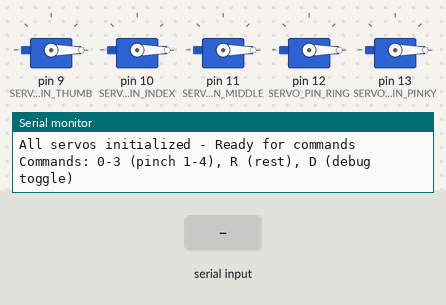
The sketch below on a simulated Arduino Uno, built with avr-gcc and run on an emulated ATmega328P. Parts: 5 × servo, the last lines printed to the serial monitor. The inputs (shaded band) are chosen by the test bench.

Above: at 1.4 s.
1.5 s: "0\n" received over Serial
At 2.5 s:
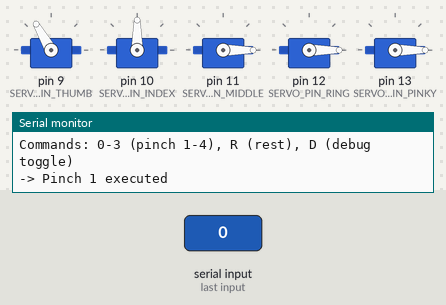
4.3 s: "30,150\n" received over Serial
At 4.93 s:
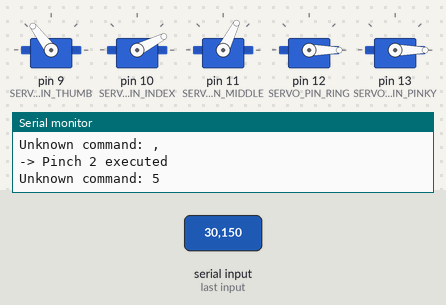
7.3 s: "2\n" received over Serial
At 8.3 s:
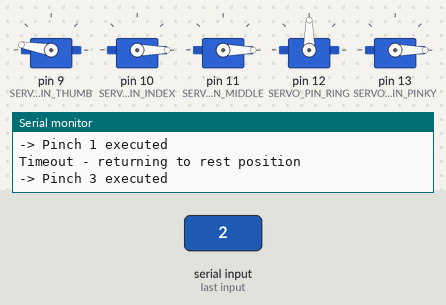
10.1 s: "1\n" received over Serial
At 11.37 s:
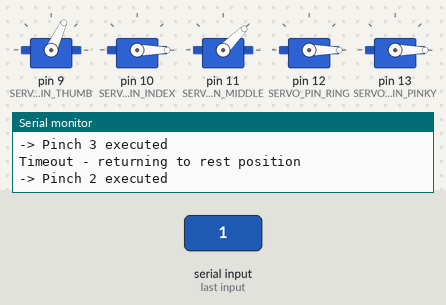
12.9 s: "3\n" received over Serial
At 13.7 s:
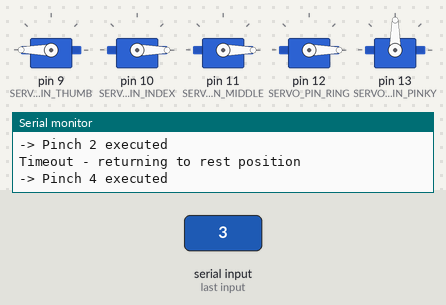
Timing chart, 0 to 15.9 s (numbered marks = the images above; inputs shaded):
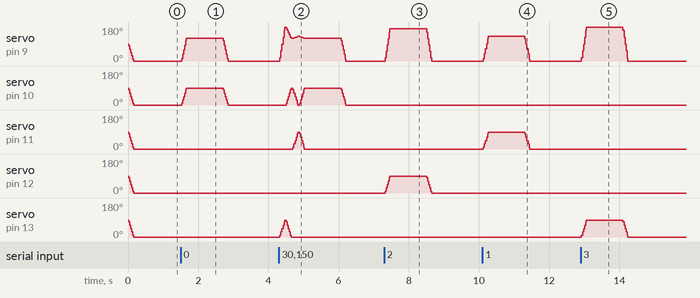

The sketch:

prosthesis_controller.ino
```cpp
// (licence header left out)
#include <Servo.h>

// ============ CONFIGURATION ============
#define SERVO_PIN_THUMB  9
#define SERVO_PIN_INDEX  10
#define SERVO_PIN_MIDDLE 11
#define SERVO_PIN_RING   12
#define SERVO_PIN_PINKY  13

#define BAUD_RATE 9600
#define SERIAL_TIMEOUT 1000  // ms

// Servo angle limits (rest to fully flexed)
#define ANGLE_MIN 0
#define ANGLE_MAX 180

// ============ PINCH MOVEMENTS DEFINITION ============
struct PinchMovement {
  int thumb;
  int index;
  int middle;
  int ring;
  int pinky;
};

const PinchMovement PINCH_POSITIONS[4] = {
  // Pinch 1: Thumb + Index
  {120, 90, 0, 0, 0},
  // Pinch 2: Thumb + Middle
  {130, 0, 90, 0, 0},
  // Pinch 3: Thumb + Ring
  {170, 0, 0, 90, 0},
  // Pinch 4: Thumb + Pinky
  {180, 0, 0, 0, 90}
};

const PinchMovement REST_POSITION = {0, 0, 0, 0, 0};

// ============ SERVO OBJECTS ============
Servo servo_thumb;
Servo servo_index;
Servo servo_middle;
Servo servo_ring;
Servo servo_pinky;

// ============ STATE VARIABLES ============
int current_movement = -1;  // -1 = rest, 0-3 = pinch 1-4
unsigned long last_command_time = 0;
bool debug_mode = true;

// ============ SETUP ============
void setup() {
  // Initialize Serial communication
  Serial.begin(BAUD_RATE);
  Serial.println("EMG Prosthesis Controller - Initializing...");

  // Attach servos
  servo_thumb.attach(SERVO_PIN_THUMB);
  servo_index.attach(SERVO_PIN_INDEX);
  servo_middle.attach(SERVO_PIN_MIDDLE);
  servo_ring.attach(SERVO_PIN_RING);
  servo_pinky.attach(SERVO_PIN_PINKY);

  // Move to rest position
  move_to_position(REST_POSITION);
  current_movement = -1;

  Serial.println("All servos initialized - Ready for commands");
  Serial.println("Commands: 0-3 (pinch 1-4), R (rest), D (debug toggle)");
}

// ============ MAIN LOOP ============
void loop() {
  // Check for incoming serial commands
  if (Serial.available() > 0) {
    char command = Serial.read();
    process_command(command);
    last_command_time = millis();
  }

  // Timeout check - return to rest if no command received
  if ((millis() - last_command_time) > SERIAL_TIMEOUT && current_movement != -1) {
    move_to_position(REST_POSITION);
    current_movement = -1;
    if (debug_mode) {
      Serial.println("Timeout - returning to rest position");
    }
  }

  delay(10);  // Small delay to prevent overwhelming CPU
}

// ============ COMMAND PROCESSING ============
void process_command(char cmd) {
  switch (cmd) {
    case '0':
    case '1':
    case '2':
    case '3': {
      int movement_id = cmd - '0';
      execute_pinch_movement(movement_id);
      break;
    }

    case 'R':
    case 'r': {
      move_to_position(REST_POSITION);
      current_movement = -1;
      if (debug_mode) Serial.println("-> Rest position");
      break;
    }

    case 'D':
    case 'd': {
      debug_mode = !debug_mode;
      Serial.print("Debug mode: ");
      Serial.println(debug_mode ? "ON" : "OFF");
      break;
    }

    case '\n':
    case '\r':
      // Ignore newlines
      break;

    default:
      if (debug_mode) {
        Serial.print("Unknown command: ");
        Serial.println(cmd);
      }
  }
}

// ============ MOVEMENT EXECUTION ============
void execute_pinch_movement(int movement_id) {
  if (movement_id < 0 || movement_id > 3) {
    Serial.println("ERROR: Invalid movement ID");
    return;
  }

  if (current_movement == movement_id) {
    return;  // Already in this position
  }

  move_to_position(PINCH_POSITIONS[movement_id]);
  current_movement = movement_id;

  if (debug_mode) {
    Serial.print("-> Pinch ");
    Serial.print(movement_id + 1);
    Serial.println(" executed");
  }
}

// ============ SERVO CONTROL ============
void move_to_position(const PinchMovement& pos) {
  // Smooth movement using intermediate steps
  const int STEPS = 10;
  const int DELAY_MS = 15;

  int current[5] = {
    servo_thumb.read(),
    servo_index.read(),
    servo_middle.read(),
    servo_ring.read(),
    servo_pinky.read()
  };

  int target[5] = {pos.thumb, pos.index, pos.middle, pos.ring, pos.pinky};

  // Interpolate between current and target positions
  for (int step = 0; step <= STEPS; step++) {
    float progress = (float)step / STEPS;

    servo_thumb.write(lerp(current[0], target[0], progress));
    servo_index.write(lerp(current[1], target[1], progress));
    servo_middle.write(lerp(current[2], target[2], progress));
    servo_ring.write(lerp(current[3], target[3], progress));
    servo_pinky.write(lerp(current[4], target[4], progress));

    delay(DELAY_MS);
  }
}

// ============ UTILITY FUNCTIONS ============
int lerp(int a, int b, float t) {
  return (int)(a + (b - a) * t);
}

void set_servo_angle(Servo& servo, int angle) {
  angle = constrain(angle, ANGLE_MIN, ANGLE_MAX);
  servo.write(angle);
}

// ============ DIAGNOSTIC FUNCTIONS ============
void print_position() {
  Serial.print("Thumb: ");
  Serial.print(servo_thumb.read());
  Serial.print(" | Index: ");
  Serial.print(servo_index.read());
  Serial.print(" | Middle: ");
  Serial.print(servo_middle.read());
  Serial.print(" | Ring: ");
  Serial.print(servo_ring.read());
  Serial.print(" | Pinky: ");
  Serial.println(servo_pinky.read());
}

void test_servos() {
  Serial.println("Testing all servos...");

  for (int i = 0; i < 4; i++) {
    execute_pinch_movement(i);
    delay(500);
  }

  move_to_position(REST_POSITION);
  Serial.println("Test complete");
}
```

Measured:
- after the input at 1.5 s, servo on pin 9 (SERVO_PIN_THUMB): rises from 0° to 120° in 0.14 s, then falls to 0° in 1.2 s; servo on pin 10 (SERVO_PIN_INDEX): rises from 0° to 90° in 0.14 s, then falls to 0° in 1.2 s
- after the input at 7.3 s, servo on pin 9 (SERVO_PIN_THUMB): rises from 0° to 170° in 0.14 s, then falls to 0° in 1.2 s; servo on pin 12 (SERVO_PIN_RING): rises from 0° to 90° in 0.14 s, then falls to 0° in 1.2 s
- after the input at 10.1 s, servo on pin 9 (SERVO_PIN_THUMB): rises from 0° to 130° in 0.14 s, then falls to 0° in 1.2 s; servo on pin 11 (SERVO_PIN_MIDDLE): rises from 0° to 90° in 0.14 s, then falls to 0° in 1.2 s
- after the input at 12.9 s, servo on pin 9 (SERVO_PIN_THUMB): rises from 0° to 180° in 0.14 s, then falls to 0° in 1.2 s; servo on pin 13 (SERVO_PIN_PINKY): rises from 0° to 90° in 0.14 s, then falls to 0° in 1.2 s
